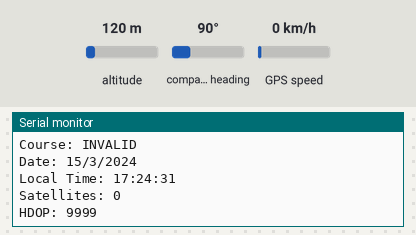
A sketch run on a simulated ESP32. On the bench: the last lines printed to the serial monitor. The test bench sets the inputs (shaded band); at power-on: altitude 120 m, compass heading 90°, GPS speed 0 km/h. The GPS gets a fix after 3 s at 37.7749, -122.4194 with 8 satellites.

Above: at 1.2 s.
1.3 s: altitude set to 20 m
At 3.0 s:
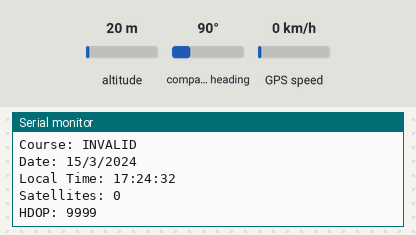
4.5 s: compass heading set to 7°
At 5.1 s:
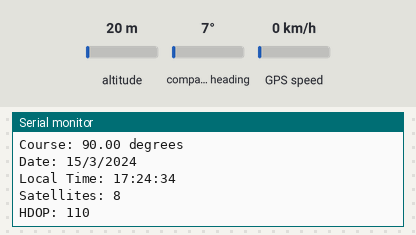
6.0 s: GPS speed set to 2 km/h
At 7.1 s:
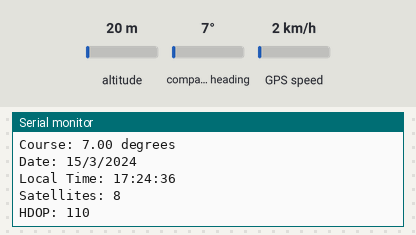
Timing chart, 0 to 9.0 s (numbered marks = the images above; inputs shaded):
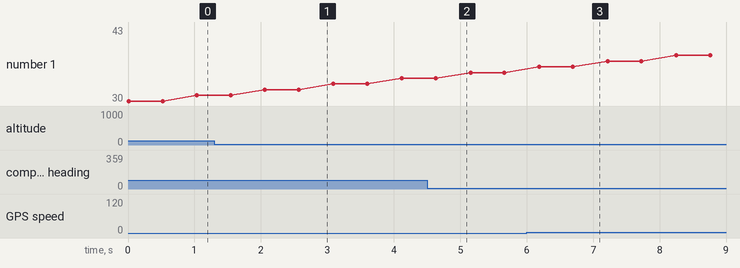

Measured:
- after the input at 6.0 s, the serial monitor: prints a new line after 0.18 s (image 3)

The sketch:

gpsTracker.ino
```cpp
#include <TinyGPS++.h>
#include <HardwareSerial.h>

HardwareSerial GPSSerial(1);
TinyGPSPlus gps;
const int timezoneOffset = 7;

void setup() {
  Serial.begin(115200);
  GPSSerial.begin(9600, SERIAL_8N1, 16, 17);
  Serial.println("GPS Mulai");
}

void loop() {
  while (GPSSerial.available()) {
    gps.encode(GPSSerial.read());
  }

  // Location (Latitude and Longitude)
  Serial.print(F("Location: "));
  if (gps.location.isValid()) {
    Serial.print(gps.location.lat(), 6);
    Serial.print(F(","));
    Serial.println(gps.location.lng(), 6);
  } else {
    Serial.println(F("INVALID"));
  }

  // Altitude
  Serial.print(F("Altitude: "));
  if (gps.altitude.isValid()) {
    Serial.print(gps.altitude.meters());
    Serial.println(F(" meters"));
  } else {
    Serial.println(F("INVALID"));
  }

  // Speed
  Serial.print(F("Speed: "));
  if (gps.speed.isValid()) {
    Serial.print(gps.speed.kmph());
    Serial.println(F(" km/h"));
  } else {
    Serial.println(F("INVALID"));
  }

  // Course
  Serial.print(F("Course: "));
  if (gps.course.isValid()) {
    Serial.print(gps.course.deg());
    Serial.println(F(" degrees"));
  } else {
    Serial.println(F("INVALID"));
  }

  // Date
  Serial.print(F("Date: "));
  if (gps.date.isValid()) {
    Serial.print(gps.date.day());
    Serial.print(F("/"));
    Serial.print(gps.date.month());
    Serial.print(F("/"));
    Serial.println(gps.date.year());
  } else {
    Serial.println(F("INVALID"));
  }

  // Tampilkan waktu dengan penyesuaian zona waktu
  Serial.print(F("Local Time: "));
  if (gps.time.isValid()) {
    int localHour = gps.time.hour() + timezoneOffset;

    // Menyesuaikan jika waktu lebih dari 24 atau kurang dari 0
    if (localHour >= 24) localHour -= 24;
    if (localHour < 0) localHour += 24;

    Serial.print(localHour);
    Serial.print(F(":"));
    Serial.print(gps.time.minute());
    Serial.print(F(":"));
    Serial.println(gps.time.second());
  } else {
    Serial.println(F("INVALID"));
  }

  // Satellites
  Serial.print(F("Satellites: "));
  if (gps.satellites.isValid()) {
    Serial.println(gps.satellites.value());
  } else {
    Serial.println(F("INVALID"));
  }

  // HDOP
  Serial.print(F("HDOP: "));
  if (gps.hdop.isValid()) {
    Serial.println(gps.hdop.value());
  } else {
    Serial.println(F("INVALID"));
  }

  delay(500);
}
```
